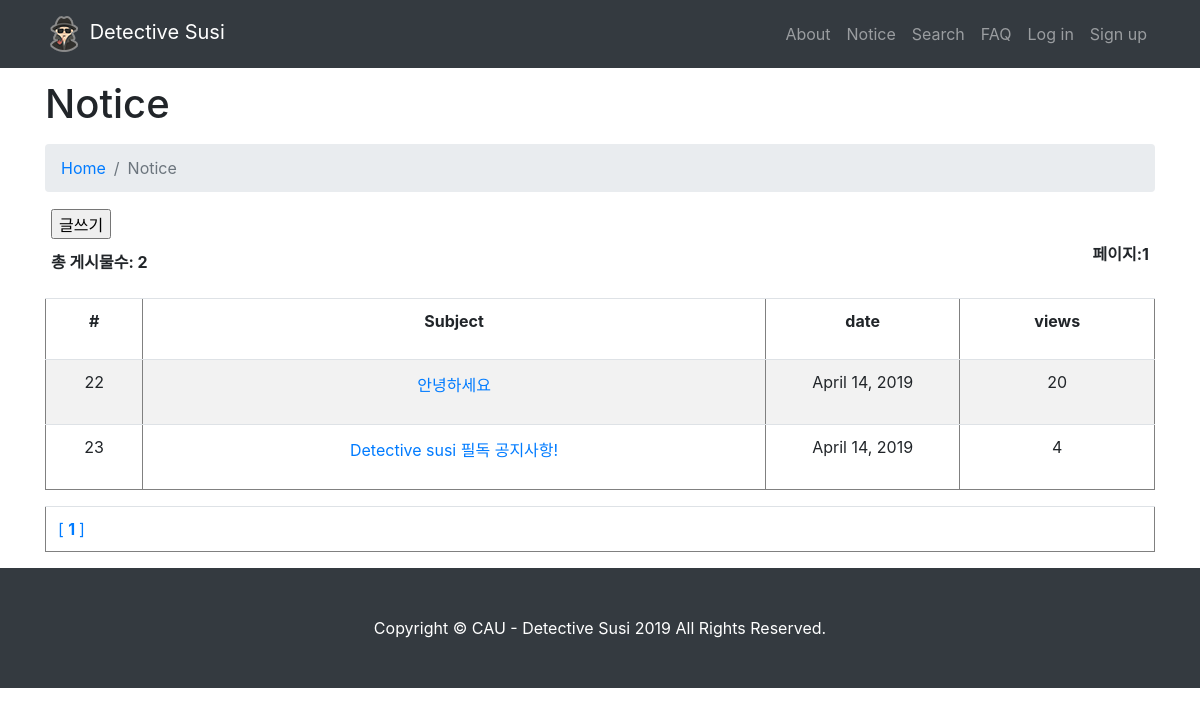
The page /notice/ on the database its author committed.
### main/models.py (models this page shows)
class NoticeBoard(models.Model):
	subject = models.CharField(max_length=50,blank=True)	#제목
	name = models.CharField(max_length=50,blank=True)		#이름
	created_date = models.DateField(null=True, blank=True)	#생성일
	memo = models.TextField(max_length=1000, blank=True)	#내용
	hits = models.IntegerField(null=True,blank=True)		#조회수

### main/views.py (the view)
# urls.py: path('notice/', views.notice, name='notice'),
def notice(request):
    boardList = NoticeBoard.objects.order_by('id')[0:5]
    current_page =1
    totalCnt = NoticeBoard.objects.all().count()
    pagingHelperIns = pagingHelper()    #객체 생성
    totalPageList = pagingHelperIns.getTotalPageList(totalCnt,rowsPerPage)
    print ('totalPageList',totalPageList)
    context = {
        'boardList':boardList,
        'totalCnt':totalCnt,
        'current_page':current_page,
        'totalPageList':totalPageList,
    }
    return render(request,'main/listSpecificPage.html',context)

### main/views.py (called while the page is built)
    def getTotalPageList(self, total_cnt,rowsPerPage):
        if((total_cnt % rowsPerPage)==0):
            self.total_pages=int(total_cnt/rowsPerPage)
            print ('getTotalPageList #1')
        else:
            self.total_pages=int((total_cnt/rowsPerPage)+1)
            print ('getTotalPageList #2')
        self.totalPageList=[]
        for j in range(self.total_pages):
            self.totalPageList.append(j+1)
        return self.totalPageList

### main/templates/main/listSpecificPage.html
{% extends "main/layout.html" %}
{% block content %}
{% load static %}
 <div class="container">
    <h1 class="mt-4 mb-3">Notice
    </h1>
    <ol class="breadcrumb">
      <li class="breadcrumb-item">
        <a href="{% url 'main:home'%}">Home</a>
      </li>
      <li class="breadcrumb-item active">Notice</li>
    </ol>
    <CENTER>
        <div>
<table cellspacing=1 width=1100 border=0 >
    <tr>
    <td><input type=button value="글쓰기"  OnClick="window.location='/show_write_form'"></td>
    </tr>
    <tr>
        <td><b>총 게시물수: {{ totalCnt }}</b></td>
        <td><p align=right><b> 페이지:{{ current_page }}</b></p>
        </td>
    </tr>
</table>
<table cellspacing=1 width=700 border=1 class="table table-striped">
    <thead>
    <tr>
        <td width=50><p align=center><b>#</b></p>
        </td>
        <td width=320><p align=center><b>Subject</b></p>
        </td>
        <td width=100><p align=center><b>date</b></p>
        </td>
        <td width=100><p align=center><b>views</b></p>
        </td>
    </tr>
</thead>
    {% if boardList %}
        <ul>
            {% for boardRow in boardList %}
            <tr>
            <td width=50><p align=center>{{ boardRow.id }}</p></td>
            <td width=320>
                <p align=center>
                    <a href="/viewWork?memo_id={{ boardRow.id }}&current_page={{ current_page }}&searchStr=None" title="{{ boardRow.memo}}">{{ boardRow.subject }}</a>
                </p>
            </td>
            <td width=100><p align=center>{{ boardRow.created_date }}</p></td>
            <td width=100><p align=center>{{ boardRow.hits }}</p></td>
            </tr>
            {% endfor %}
        </ul>
    {% endif %}
</table>
<table cellspacing=1 width=700 border=1 class = "table">
    <tr>
        <td>
        {% for page in totalPageList %}
            <a href="/listSpecificPageWork?current_page={{page}}" >
            [
            {% ifequal page current_page %}
                <b>
            {% endifequal %}
            {{page}}
            {% ifequal page current_page  %}
                </b>
            {% endifequal %}
            ]
        </a>
        {% endfor %}
        </td>
    </tr>
</table>
</div>
</CENTER>
</div>
{% endblock %}

### static/css/modern-business.css (style rules this page uses)
body { padding-top: 56px; }

### rows shown on the page
NoticeBoard: id "22", subject "안녕하세요", created_date "April 14, 2019", hits "20"
NoticeBoard: id "23", subject "Detective susi 필독 공지사항!", created_date "April 14, 2019", hits "4"

### other values the page prints
{{ totalCnt }} "2"
{{ current_page }} "1"
{{ page }} "1"
